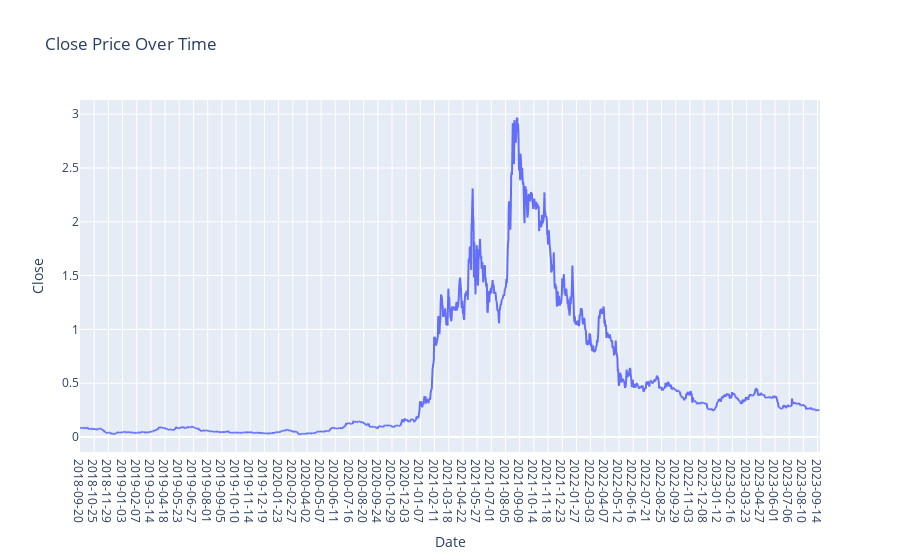

Notebook source saved alongside this figure:
### Markdown cell above
## iv) Graph for Close Column Values

### Code cell
plt.figure(figsize=(14, 6))
fig = px.line(ADA.Close,x=ADA.Date, y='Close', labels={'x': 'Date', 'y': 'Price'}, title='Close Price Over Time')
fig.update_xaxes(type='category')  # Ensure the x-axis treats the index as categorical (date)
fig.show()

### Figure 1 — Plotly figure (JSON) as saved in the notebook; plotly's stock layout.template omitted (floating-point values rounded to 4 significant figures; data arrays with more than 128 entries replaced by an {"elided": "..."} marker saying what was removed)
{"data": [{"hovertemplate": "Date=%{x}<br>Close=%{y}<extra></extra>", "legendgroup": "", "line": {"color": "#636efa", "dash": "solid"}, "marker": {"symbol": "circle"}, "mode": "lines", "name": "", "showlegend": false, "type": "scattergl", "x": {"elided": "1827 str values"}, "xaxis": "x", "y": {"elided": "1827 float values"}, "yaxis": "y"}], "layout": {"legend": {"tracegroupgap": 0}, "title": {"text": "Close Price Over Time"}, "xaxis": {"anchor": "y", "domain": [0, 1], "title": {"text": "Date"}, "type": "category"}, "yaxis": {"anchor": "x", "domain": [0, 1], "title": {"text": "Close"}}}}
